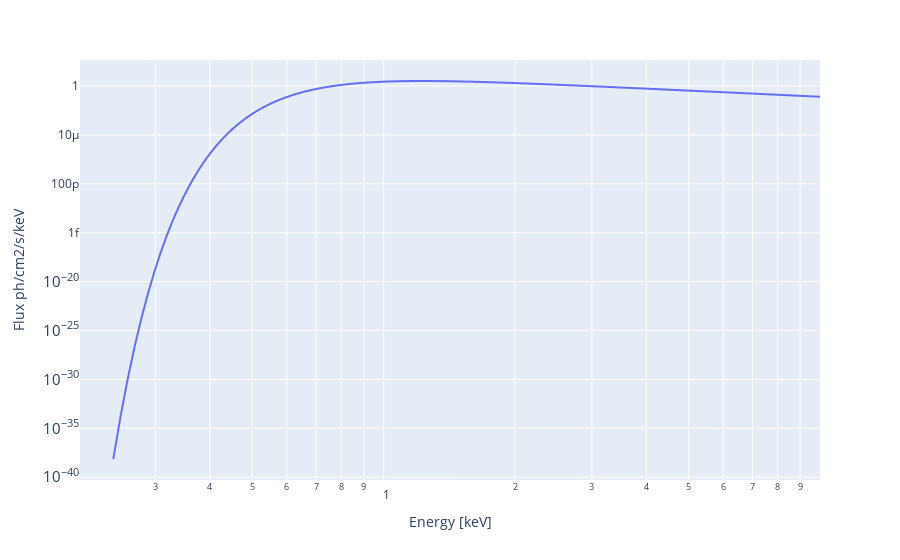

This figure's notebook cell:
### Markdown cell above
Alternatively, you can give the unabsorbed flux to calculate the flux normalization:

### Code cell
unabsorbed_flux = 2.24e-8   # Unabsorbed flux in ergs/cm2/s between 2-10 keV
norm = calculate_norm_from_flux(unabsorbed_flux, Gamma, 2, 10)
calculate_exposure(SNR = 5, instrument = "MXT", Eband = [0.2, 10])

### Figure 1 — Plotly figure (JSON) as saved in the notebook; plotly's stock layout.template omitted (floating-point values rounded to 4 significant figures; data arrays with more than 128 entries replaced by an {"elided": "..."} marker saying what was removed)
{"data": [{"hovertemplate": "Energy [keV]=%{x}<br>Flux ph/cm2/s/keV=%{y}<extra></extra>", "legendgroup": "", "line": {"color": "#636efa", "dash": "solid"}, "marker": {"symbol": "circle"}, "mode": "lines", "name": "", "showlegend": false, "type": "scattergl", "x": {"elided": "1014 float values"}, "xaxis": "x", "y": {"elided": "1014 float values"}, "yaxis": "y"}], "layout": {"legend": {"tracegroupgap": 0}, "margin": {"t": 60}, "xaxis": {"anchor": "y", "domain": [0, 1], "title": {"text": "Energy [keV]"}, "type": "log"}, "yaxis": {"anchor": "x", "domain": [0, 1], "title": {"text": "Flux ph/cm2/s/keV"}, "type": "log"}}}
